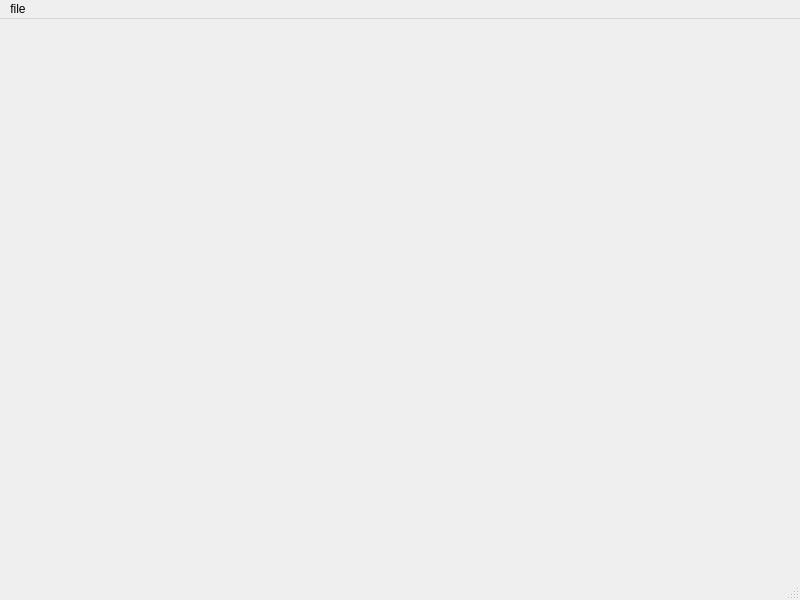
<?xml version="1.0" encoding="UTF-8"?>
<ui version="4.0">
 <class>MainWindow</class>
 <widget class="QMainWindow" name="MainWindow">
  <property name="geometry">
   <rect>
    <x>0</x>
    <y>0</y>
    <width>800</width>
    <height>600</height>
   </rect>
  </property>
  <property name="windowTitle">
   <string>MainWindow</string>
  </property>
  <widget class="QWidget" name="centralwidget"/>
  <widget class="QMenuBar" name="menubar">
   <property name="geometry">
    <rect>
     <x>0</x>
     <y>0</y>
     <width>800</width>
     <height>23</height>
    </rect>
   </property>
   <widget class="QMenu" name="menuFile">
    <property name="title">
     <string>file</string>
    </property>
    <widget class="QMenu" name="menuAbc">
     <property name="title">
      <string>abc</string>
     </property>
     <addaction name="actionA1"/>
    </widget>
    <addaction name="menuAbc"/>
   </widget>
   <addaction name="menuFile"/>
  </widget>
  <widget class="QStatusBar" name="statusbar"/>
  <action name="actionA1">
   <property name="text">
    <string>a1</string>
   </property>
  </action>
 </widget>
 <resources/>
 <connections/>
</ui>
